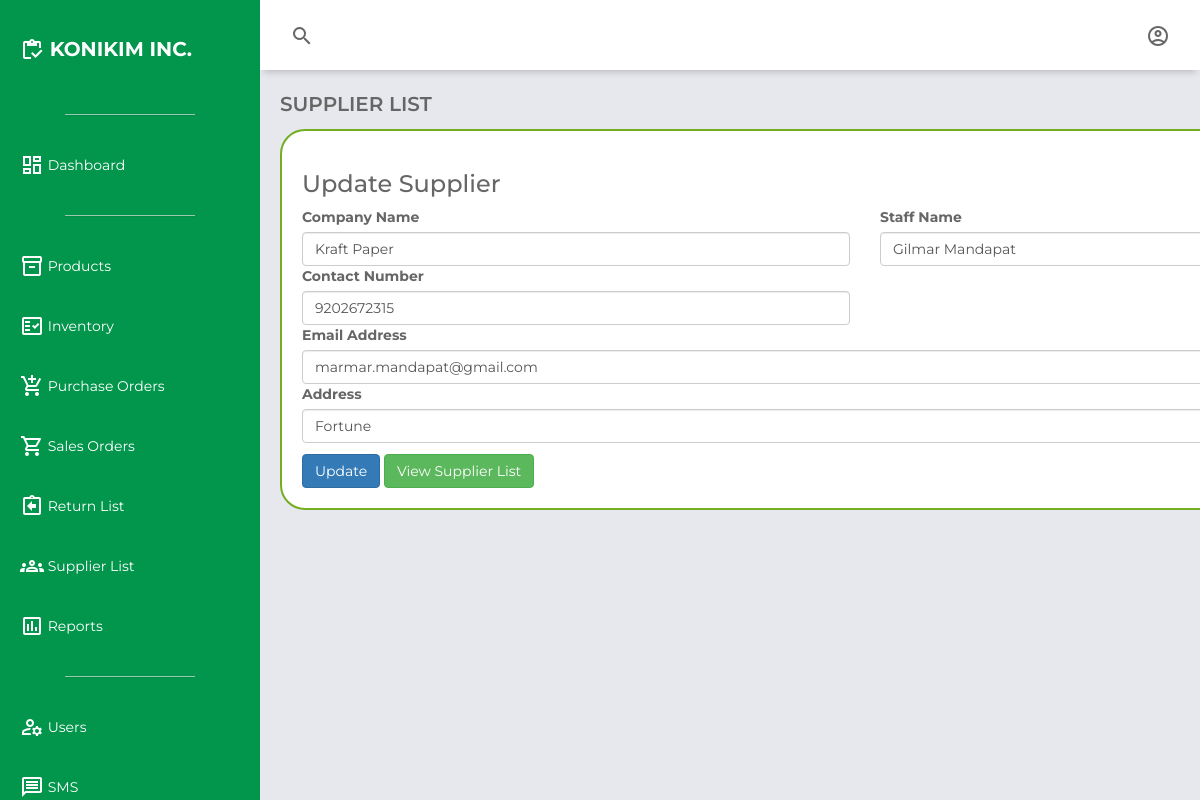
Page /supplier_edit.php?editid=34 (signed in) on the committed database.
### tables this page shows
CREATE TABLE `supplier_list` (
  `id` int(11) NOT NULL,
  `companyname` varchar(250) NOT NULL,
  `staffname` varchar(250) NOT NULL,
  `contactnumber` bigint(20) NOT NULL,
  `email` varchar(250) NOT NULL,
  `address` text NOT NULL,
  `creationdate` timestamp NOT NULL DEFAULT current_timestamp() ON UPDATE current_timestamp()
);

### supplier_edit.php (the view, shortened to what this page needs)
<?php
require_once 'db_config.php';
?>
<!DOCTYPE html>
<html lang="en">
<head>
    <link href="https://unpkg.com/boxicons@2.0.7/css/boxicons.min.css" rel="stylesheet">
    <link href="https://maxcdn.bootstrapcdn.com/bootstrap/3.3.0/css/bootstrap.min.css" rel="stylesheet">
    <link href="https://cdn.datatables.net/1.10.25/css/dataTables.bootstrap.min.css" rel="stylesheet">
    <link rel="stylesheet" href="css\dashboard.css">
</head>
<body>
    <div class="grid-container">
        <header class="header">
            <div class="header-left">
                <span class="material-icons-outlined">search</span>
            </div>
            <div class="header-right">
                <span class="material-icons-outlined" id="userIcon">account_circle</span>
            </div>
        </header>
        <aside id="sidebar">
            <div class="sidebar-title">
                <div class="sidebar-brand">
                    <span class="material-icons-outlined">inventory</span> KONIKIM INC.
                </div>
            </div>
            <ul class="sidebar-list">
                <hr class="sidebar-divider hr-sidebar-divider">
                <li class="sidebar-list-item">
                    <a href="dashboard.php" target="_self">
                        <span class="material-icons-outlined">dashboard</span> Dashboard
                    </a>
                </li>
                <hr class="sidebar-divider hr-sidebar-divider">
                <li class="sidebar-list-item">
                    <a href="products.php" target="_self">
                        <span class="material-icons-outlined">inventory_2</span> Products
                    </a>
                </li>
                <li class="sidebar-list-item">
                    <a href="inventory.php" target="_self">
                        <span class="material-icons-outlined">fact_check</span> Inventory
                    </a>
                </li>
                <li class="sidebar-list-item">
                    <a href="purchase_orders.php" target="_self">
                        <span class="material-icons-outlined">add_shopping_cart</span> Purchase Orders
                    </a>
                </li>
                <li class="sidebar-list-item">
                    <a href="sales_orders.php" target="_self">
                        <span class="material-icons-outlined">shopping_cart</span> Sales Orders
                    </a>
                </li>
                <li class="sidebar-list-item">
                    <a href="return_list.php" target="_self">
                        <span class="material-icons-outlined">assignment_return</span> Return List
                    </a>
                </li>
                <li class="sidebar-list-item">
                    <a href="supplier.php" target="_self">
                        <span class="material-icons-outlined">groups</span> Supplier List
                    </a>
                </li>
                <li class="sidebar-list-item">
                    <a href="reports.php" target="_self">
                        <span class="material-icons-outlined">poll</span> Reports
                    </a>
                </li>
                <?php if ($_SESSION['user_type'] == 'Administrator') : ?>
                    <hr class="sidebar-divider hr-sidebar-divider">
                    <li class="sidebar-list-item">
                        <a href="user.php" target="_self">
                            <span class="material-icons-outlined">manage_accounts</span> Users
                        </a>
                    </li>
                    <li class="sidebar-list-item">
                        <a href="sms.php" target="_self">
                            <span class="material-icons-outlined">message</span> SMS
                        </a>
                    </li>
                <?php endif; ?>
            </ul>
        </aside>
        <main class="main-container">
            <div class="main-title">
                <p class="font-weight-bold">SUPPLIER LIST</p>
            </div>
            <div class="container">
                <div class="row">
                    <div class="col-md-6">
                        <h3>Update Supplier</h3>
                    </div>
                </div>
                <form method="POST">
                    <?php
                    $eid = $_GET['editid'];
                    $sql = mysqli_query($conn, "SELECT * FROM supplier_list WHERE id='$eid'");
                    while ($row = mysqli_fetch_array($sql)) {
                    ?>
                        <div class="row">
                            <div class="col-md-6">
                                <label for="companyname">Company Name</label>
                                <input type="text" class="form-control" value="<?php echo $row['companyname'] ?>" name="companyname" placeholder="Enter Company Name" required>
                            </div>
                            <div class="col-md-6">
                                <label for="staffname">Staff Name</label>
                                <input type="text" class="form-control" value="<?php echo $row['staffname'] ?>" name="staffname" placeholder="Enter Staff Name" required>
                            </div>
                        </div>
                        <div class="row">
                            <div class="col-md-6">
                                <label for="contactnumber">Contact Number</label>
                                <input type="text" class="form-control" value="<?php echo $row['contactnumber'] ?>" name="contactnumber" placeholder="Enter Contact Number" required>
                            </div>
                        </div>
                        <div class="row">
                            <div class="col-md-12">
                                <label for="email">Email Address</label>
                                <input type="text" class="form-control" value="<?php echo $row['email'] ?>" name="email" placeholder="Enter Email Address" required>
                            </div>
                        </div>
                        <div class="row">
                            <div class="col-md-12">
                                <label for="address">Address</label>
                                <input type="text" class="form-control" value="<?php echo $row['address'] ?>" name="address" placeholder="Enter Address" required>
                            </div>
                        </div>
                    <?php }
                    ?>
                    <div class="row" style="margin-top: 1%">
                        <div class="col-md-6">
                            <button type="text" name="update" class="btn btn-primary">Update</button>
                            <a href="#" class="btn btn-success"> View Supplier List</a>
                        </div>
                    </div>
                </form>
            </div>
        </main>
    </div>
</body>
</html>

### css/dashboard.css (style rules this page uses)
body { margin: 0; padding: 0; box-sizing: border-box; background-color: #e6e8ed; color: #666666; font-family: "Montserrat", sans-serif !important; }
.material-icons-outlined { vertical-align: middle; line-height: 1px; }
.font-weight-bold { font-weight: 600; }
.grid-container { display: grid; grid-template-columns: 260px 1fr 1fr 1fr; grid-template-rows: 0.2fr 3fr; grid-template-areas: "sidebar header header header" "sidebar main main main"; height: 100vh; }
.header { grid-area: header; height: 70px; background-color: #ffffff; display: flex; align-items: center; justify-content: space-between; padding: 0 30px 0 30px; box-shadow: 0 6px 7px -4px rgba(0, 0, 0, 0.2); }
#sidebar { grid-area: sidebar; height: 100%; background-color: #02964C; color: #ffffff; overflow-y: auto; transition: all 0.5s; -webkit-transition: all 0.5s; }
.hr-sidebar-divider { border-top: 1px solid #ddd; margin: 20px auto; width: 50%; opacity: 0.7; box-shadow: 0 1px 1px rgba(0, 0, 0, 0.1); }
.sidebar-title { display: flex; justify-content: space-between; align-items: center; padding: 20px 20px 20px 20px; margin-bottom: 30px; }
.sidebar-brand { margin-top: 15px; font-size: 20px; font-weight: 700; }
.sidebar-list { padding: 0; margin-top: 15px; list-style-type: none; }
.sidebar-list-item { padding: 20px 20px 20px 20px; }
.sidebar-list-item > a { text-decoration: none; color: #ffffff; }
.main-container { grid-area: main; overflow-y: auto; padding: 20px 20px; }
.container { background-color: #fff; border-radius: 25px; border: 2px solid #73AD21; padding: 20px; }
.main-title { display: flex; justify-content: space-between; }
.main-title > p { font-size: 20px; }

### rows in the picture
supplier_list: companyname "Kraft Paper", staffname "Gilmar Mandapat", contactnumber "9202672315", email "marmar.mandapat@gmail.com", address "Fortune"
